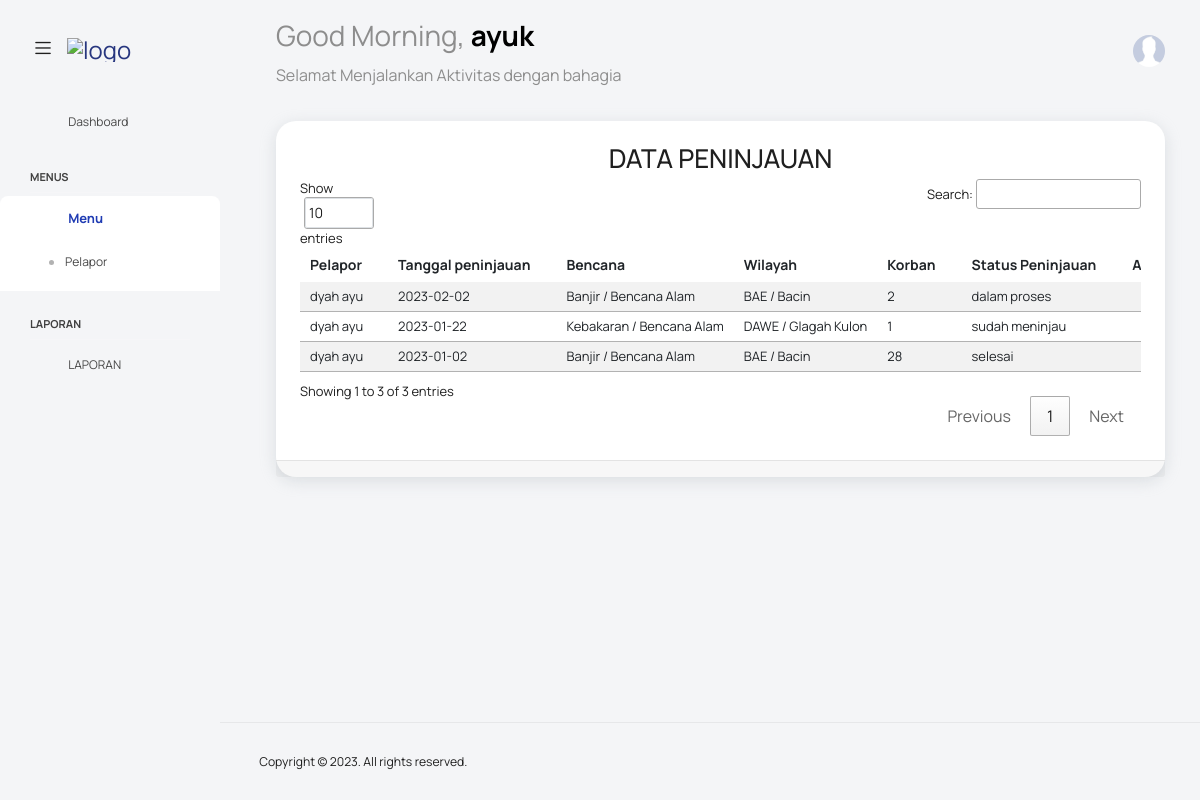
Screenshot of /?peninjauan=peninjauan (signed in) with the database file from the repository.
### tables this page shows
CREATE TABLE `peninjauan` (
  `id_peninjauan` int(11) NOT NULL,
  `id_pelaporan` int(11) NOT NULL,
  `id_wilayah` int(11) NOT NULL,
  `id_bencana` int(11) DEFAULT NULL,
  `id_petugas_kajian` int(11) DEFAULT NULL,
  `kategori_bencana` varchar(20) DEFAULT NULL,
  `level_bencana` int(11) DEFAULT NULL,
  `tanggal_peninjauan` date DEFAULT NULL,
  `jumlah_korban` int(11) DEFAULT NULL,
  `keterangan_peninjauan` text DEFAULT NULL,
  `status_peninjauan` varchar(30) DEFAULT NULL,
  `bukti_peninjauan` text DEFAULT NULL,
  `dusun` varchar(255) DEFAULT NULL,
  `rt` char(3) DEFAULT NULL,
  `rw` char(3) DEFAULT NULL,
  `jumlah_kk` int(11) DEFAULT NULL,
  `jumlah_rumah` int(11) DEFAULT NULL,
  `sebab` text DEFAULT NULL,
  `akibat` text DEFAULT NULL,
  `upaya_penanganan` text DEFAULT NULL,
  `lain_lain` text DEFAULT NULL
);

CREATE TABLE `pelapor` (
  `id_pelapor` int(11) NOT NULL,
  `id_user` int(11) NOT NULL,
  `id_daftar` int(11) NOT NULL,
  `nama_pelapor` varchar(100) DEFAULT NULL,
  `alamat_pelapor` text DEFAULT NULL,
  `no_telp_pelapor` varchar(14) DEFAULT NULL
);

CREATE TABLE `bencana` (
  `id_bencana` int(11) NOT NULL,
  `nama_bencana` varchar(20) DEFAULT NULL
);

CREATE TABLE `wilayah` (
  `id_wilayah` int(11) NOT NULL,
  `kecamatan` varchar(100) DEFAULT NULL,
  `desa` varchar(100) DEFAULT NULL,
  `no_telp` varchar(20) DEFAULT NULL,
  `status` varchar(20) DEFAULT NULL
);

### config/config.php (called while the page is built, shortened)
<?php
class Config {
    public function TemplateAdmin($page){
        include "views/partials/_header.php";
        include "views/partials/_navbar.php";
        include "views/partials/_sidebar.php";
        include $page;
        include "views/partials/_footer.php";
    }
}

### function.php (called while the page is built, shortened)
<?php
function Querybanyak($query){
    $mysqli = new mysqli("localhost","root","","pengaduan-bpbd");
    return $mysqli->query($query);
}
function Querysatudata($query){
    $koneksi = mysqli_connect("localhost","root","","pengaduan-bpbd");
    $query_cek = mysqli_query($koneksi, $query);
    return mysqli_fetch_array($query_cek, MYSQLI_BOTH);
}

### views/peninjauan/peninjauan.php (the view, shortened to what this page needs)
<div class="main-panel">
  <div class="content-wrapper">
    <div class="row">
      <div class="col-lg-12 grid-margin stretch-card">
        <div class="card">
          <div class="card-body">
            <div class="row">
              <div class="col-lg-12 text-center">
                <h2><?= strtoupper("Data " . array_keys($_GET)[0]) ?></h2>
              </div>
            </div>
            <div class="table-responsive">
              <table id="myTable" class="table table-striped">
                <thead>
                  <tr>
                    <th>
                      Pelapor
                    </th>
                    <th>
                      Tanggal peninjauan
                    </th>
                    <th>
                      Bencana
                    </th>
                    <th>
                      Wilayah
                    </th>
                    <th>
                      Korban
                    </th>
                    <th>
                      Status Peninjauan
                    </th>
                    <th>
                      Action
                    </th>
                  </tr>
                </thead>
                <tbody>
                  <?php
                  $peninjauans = Querybanyak("SELECT * FROM peninjauan ORDER BY id_peninjauan DESC");
                  foreach ($peninjauans as $peninjauan) {  ?>
                    <tr>
                      <td>
                        <?php
                        $pelapor = Querysatudata("SELECT pelapor.nama_pelapor as nama, pelaporan.id_bencana as id_bencana FROM pelaporan JOIN pelapor ON pelaporan.id_pelapor = pelapor.id_pelapor
                         WHERE pelaporan.id_pelaporan = " . $peninjauan['id_pelaporan'] . "")
                        ?>
                        <?= $pelapor['nama'] ?>
                      </td>
                      <td>
                        <?= $peninjauan['tanggal_peninjauan'] ?>
                      </td>
                      <td>
                        <?php
                        $bencana = Querysatudata("SELECT nama_bencana FROM  bencana WHERE id_bencana = " . $pelapor['id_bencana'] . " ");
                        ?>
                        <?= $bencana['nama_bencana'] ?> / <?= $peninjauan['kategori_bencana'] ?>
                      </td>
                      <td>
                        <?php
                        $wilayah = Querysatudata("SELECT * FROM wilayah WHERE id_wilayah = " . $peninjauan['id_wilayah'] . "")
                        ?>
                        <?= $wilayah['kecamatan'] ?> / <?= $wilayah['desa'] ?>
                      </td>
                      <td>
                        <?= $peninjauan['jumlah_korban'] ?>
                      </td>
                      <td>
                        <?php if ($_SESSION['level'] == "petugas_kajian") { ?>
                          <a href="#" data-id="<?= $peninjauan['id_peninjauan'] ?>" data-status="<?= $peninjauan['status_peninjauan'] ?>" class="status_peninjauan badge bg-primary btn-outline-danger text-white" data-toggle="modal" data-target="#modaleditstatuspeninjauan">
                            <?= $peninjauan['status_peninjauan'] ?>
                          </a>
                        <?php } else {
                          echo  $peninjauan['status_peninjauan'];
                        } ?>
                      </td>
                      <td>
                      </td>
                    </tr>
                  <?php
                  }
                  ?>
                </tbody>
              </table>
            </div>
          </div>
        </div>
        <div class="card-footer">
        </div>
      </div>
    </div>
  </div>
</div>

### rows the page displays
peninjauan: pelapor.nama_pelapor "dyah ayu", tanggal_peninjauan "2023-02-02", id_bencana.nama_bencana "Banjir", kategori_bencana "Bencana Alam", id_wilayah.kecamatan "BAE", id_wilayah.desa "Bacin", jumlah_korban "2", status_peninjauan "dalam proses"
peninjauan: pelapor.nama_pelapor "dyah ayu", tanggal_peninjauan "2023-01-22", id_bencana.nama_bencana "Kebakaran", kategori_bencana "Bencana Alam", id_wilayah.kecamatan "DAWE", id_wilayah.desa "Glagah Kulon", jumlah_korban "1", status_peninjauan "sudah meninjau"
peninjauan: pelapor.nama_pelapor "dyah ayu", tanggal_peninjauan "2023-01-02", bencana.nama_bencana "Banjir", kategori_bencana "Bencana Alam", id_wilayah.kecamatan "BAE", id_wilayah.desa "Bacin", jumlah_korban "28", status_peninjauan "selesai"

### other values shown
$_SESSION['username'] "ayuk"
